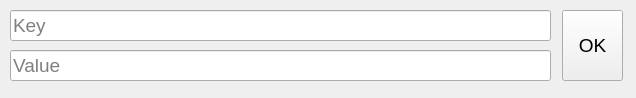
<?xml version="1.0" encoding="UTF-8"?>
<ui version="4.0">
 <class>Form</class>
 <widget class="QWidget" name="Form">
  <property name="geometry">
   <rect>
    <x>0</x>
    <y>0</y>
    <width>636</width>
    <height>98</height>
   </rect>
  </property>
  <property name="windowTitle">
   <string>Form</string>
  </property>
  <widget class="QLineEdit" name="lineEditField">
   <property name="geometry">
    <rect>
     <x>10</x>
     <y>10</y>
     <width>541</width>
     <height>31</height>
    </rect>
   </property>
   <property name="font">
    <font>
     <pointsize>14</pointsize>
    </font>
   </property>
   <property name="placeholderText">
    <string>Key</string>
   </property>
  </widget>
  <widget class="QLineEdit" name="lineEditValue">
   <property name="geometry">
    <rect>
     <x>10</x>
     <y>50</y>
     <width>541</width>
     <height>31</height>
    </rect>
   </property>
   <property name="font">
    <font>
     <pointsize>14</pointsize>
    </font>
   </property>
   <property name="placeholderText">
    <string>Value</string>
   </property>
  </widget>
  <widget class="QPushButton" name="pushButton">
   <property name="geometry">
    <rect>
     <x>562</x>
     <y>10</y>
     <width>61</width>
     <height>71</height>
    </rect>
   </property>
   <property name="font">
    <font>
     <pointsize>14</pointsize>
    </font>
   </property>
   <property name="text">
    <string>OK</string>
   </property>
  </widget>
 </widget>
 <resources/>
 <connections/>
</ui>
